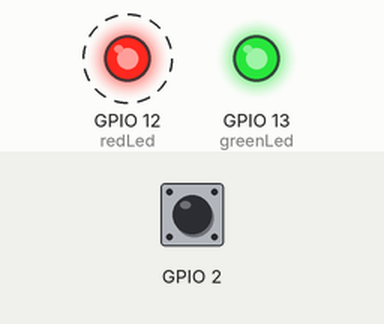
Simulated run of this sketch. Board: ESP8266 (NodeMCU). Shown: output pins drawn as LEDs (lit = HIGH). Dashed ring = blinking. The inputs (shaded band) are chosen by the test bench; at power-on: GPIO 2 HIGH. WiFi joins after 1.5 s; servers stay silent unless stated; EEPROM starts erased; what the sketch prints to the serial monitor is not drawn. At 4.3 s the program puts the board to deep sleep or switches it off; the recording ends there.

Above: at 0.9 s.
At 2.61 s:
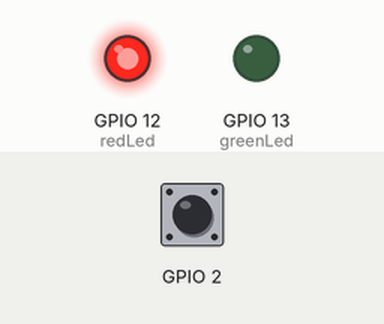
At 4.08 s:
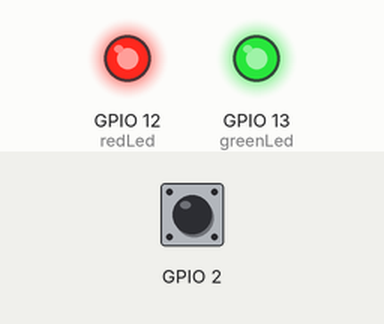
Timing chart, 0 to 4.3 s (numbered marks = the images above):
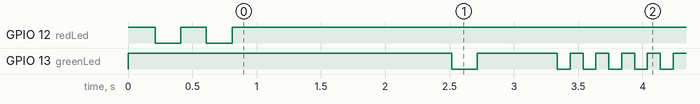

The sketch:

Switchcraft3000_RevJ_leds_.ino
```cpp
#include <DNSServer.h>

#include <ESP8266WiFi.h>
#include <ESP8266WiFiAP.h>
#include <ESP8266WiFiGeneric.h>
#include <ESP8266WiFiMulti.h>
#include <ESP8266WiFiScan.h>
#include <ESP8266WiFiSTA.h>
#include <ESP8266WiFiType.h>
#include <WiFiClient.h>
#include <WiFiClientSecure.h>
#include <WiFiServer.h>
#include <WiFiUdp.h>

#include <ESP8266mDNS.h>

#include <ESP8266WebServer.h>

#include <WiFiManager.h>

#include <EEPROM.h>

ADC_MODE(ADC_VCC);

char thingspeak_key[40] = "";
char thingspeak_field[5] = "";
unsigned long sleepTime = 0;  //Note: If timer runs out and no reset, it will consume a LOT of power
int redLed = 12;
int greenLed = 13;


String var = "10";
//const char* Tssid = "yourssid";
//const char* Tpassword = "yourpw";
const char* host =  "api.thingspeak.com"; //"btn-log.herokuapp.com";
//const char* privateKey = "yourkey";

bool shouldSaveConfig = false;
bool productionMode = false;

//default custom static IP
char static_ip[16] = "10.0.1.67";
char static_gw[16] = "10.0.1.1";
char static_sn[16] = "255.255.255.0";

void upldTngspk(String var, String keyString, String batLevel);

void configModeCallback (WiFiManager *myWiFiManager) {
  Serial.println("Entered config mode");
  Serial.println(WiFi.softAPIP());   //boots as AP

  Serial.println(myWiFiManager->getConfigPortalSSID());
}

void blinkLeds(int led, int blinkCount, float intervalSec){
  int counter=0;
  while(counter < blinkCount){
    digitalWrite(led, 0);
    delay(intervalSec*1000);
    digitalWrite(led, 1);
    delay(intervalSec*1000);
    counter+=1;
  }
}

void saveConfigCallback () {
  Serial.println("Should save config");
  shouldSaveConfig = true;


}


signed int setupDone = 0;

void setup() {
  pinMode(redLed, OUTPUT);
  pinMode(greenLed, OUTPUT);
  digitalWrite(redLed, 1);
  digitalWrite(greenLed, 1);


  Serial.begin(9600);  //debug
  EEPROM.begin(200);
  delay(10);
  Serial.println("start");     //debug


//  EEPROM.write(0, 0);
//    EEPROM.commit();   //CLEARING EEPROM WITHOUT NORMAL RESET BUTTON
//    delay(500);

//for (int i = 0 ; i < 200 ; i++) {
//    EEPROM.write(i, 0);
//  }
//  EEPROM.commit();
//  delay(500);

  setupDone = int(EEPROM.read(0));
  //Serial.println(setupDone);  //debug


  bool firstSetup = false;

  // if setup done and need to set up again
  pinMode(2, INPUT);
  delay(200);
 //pinMode(LED_BUILTIN, OUTPUT);

  bool runSetup = false;
  //Serial.println(digitalRead(2));   //debug
  if(digitalRead(2) == LOW) {
    delay(3000);
    if(digitalRead(2) == LOW) {
      runSetup = true;
    }
  }

  if(setupDone != 5 || runSetup) {  //SETUP LOOP
    Serial.println("in setup");
    blinkLeds(redLed, 2, 0.2);  //blink red led 2 x 0.2 sec
    firstSetup = true;
//    Serial.println("Reading EEPROM thingspeak key");
//  String savedKey = "";
//  for (int i = 1; i < 30; ++i)
//    {
//      savedKey += char(EEPROM.read(i));
//    }
//
//  Serial.print("Saved thingspeak key: ");
//  Serial.println(savedKey);


      //set static ip
    IPAddress _ip,_gw,_sn;
    _ip.fromString(static_ip);
    _gw.fromString(static_gw);
    _sn.fromString(static_sn);

//  WiFiClient  client;

    WiFiManagerParameter custom_thingspeak_key("thingspeak_key", "button id (no spaces)", thingspeak_key, 40);
    //WiFiManagerParameter custom_thingspeak_field("thingspeak_field", "thingspeak field #", thingspeak_field, 5);

    WiFiManager wifiManager;

    wifiManager.setSTAStaticIPConfig(_ip, _gw, _sn);

    wifiManager.setAPCallback(configModeCallback);
    wifiManager.setSaveConfigCallback(saveConfigCallback);

    wifiManager.resetSettings();

    wifiManager.addParameter(&custom_thingspeak_key);
    //wifiManager.addParameter(&custom_thingspeak_field);

    wifiManager.autoConnect("NewButton", "password");

    if (!wifiManager.autoConnect("NewButton", "password")) {
      Serial.println("failed to connect and hit timeout..maybe.");
      delay(3000);
      //reset and try again, or maybe put it to deep sleep
      ESP.reset();
      delay(5000);
    }
    strcpy(thingspeak_key, custom_thingspeak_key.getValue());
    //strcpy(thingspeak_field, custom_thingspeak_field.getValue());
    Serial.println("before save config and shouldsave =");
    Serial.println(shouldSaveConfig);

    if(shouldSaveConfig) {

      //writing channel key to eeprom
      //String fieldString(thingspeak_field);
      String keyString(thingspeak_key);
      if (thingspeak_key != "") {
        Serial.println("clearing eeprom");
        for (int i = 1; i < 200; i++) { EEPROM.write(i, 0); }
        Serial.println(keyString);

        Serial.println("writing eeprom thingspeak key:");
        for (int i = 1; i <= keyString.length(); i++)
          {
            EEPROM.write(i, keyString[i-1]);
            Serial.print("Wrote: ");
            Serial.println(keyString[i-1]);
          }
  //      for (int i = 50; i < (52+fieldString.length()); i++)
  //      {
  //          EEPROM.write(i, fieldString[i-50]);
  //          Serial.print("Wrote: ");
  //          Serial.println(fieldString[i-50]);
  //      }

        //content = "{\"Success\":\"saved to eeprom... reset to boot into new wifi\"}";
        //statusCode = 200;
        Serial.println("success");  //debug
      } else {
        //content = "{\"Error\":\"404 not found\"}";
        //statusCode = 404;
        Serial.println("Sending 404");
      }


      EEPROM.write(0, 5 );
      EEPROM.commit();

      delay(1500);
      ESP.reset();
      delay(5000);
    }

  }  //ENDIF SETUP NEEDED

  blinkLeds(greenLed, 1, 0.2);  //blink green led 1 * 0.2 sec

  Serial.println("Reading EEPROM thingspeak key");
  String savedKey = "";
  for (int i = 1; i < 30; i++)
    {
      savedKey += char(EEPROM.read(i));
    }
//  String savedField = "";
//    for (int i = 50; i < 60; i++)
//    {
//      savedField += char(EEPROM.read(i));
//    }

/*
  WiFi.begin("AndroidAP", "2350qqqq");
  while (WiFi.status() != WL_CONNECTED) {
    delay(500);
    Serial.print(".");
  }
*/


  Serial.println("connected...");
  productionMode = true;

   if(firstSetup) {
    var = "0";   //initial ping is 0 value
  }

  String batteryLevel = String(ESP.getVcc());
  delay(200);
  upldTngspk(var, savedKey, batteryLevel);

  ESP.deepSleep(sleepTime,WAKE_RF_DEFAULT);
  delay(1000);
}

void loop() {
  if(digitalRead(2) == LOW) {
    Serial.println(digitalRead(2) == LOW);
    delay(3900);
    if(digitalRead(2) == LOW) {
       EEPROM.write(0, 0);
       EEPROM.commit();
       delay(1000);
       ESP.reset();
    }
  }


//  ThingSpeak.writeField(chid, 1, "Test1", "yourkey");
//  delay(20000); // ThingSpeak will only accept updates every 15 seconds.
//   upldTngspk(var);
  // put your main code here, to run repeatedly:
//  if(productionMode) {
//    digitalWrite(LED_BUILTIN, LOW);   // Turn the LED on (Note that LOW is the voltage level                            // it is acive low on the ESP-01)
//    delay(1000);                      // Wait for a second
//    digitalWrite(LED_BUILTIN, HIGH);  // Turn the LED off by making the voltage HIGH
//    delay(2000);
//  }
}

void upldTngspk(String var, String keyString, String batLevel) {
  //delay(5000);
//  ++value;
  char bat[10];
  batLevel.toCharArray(bat, 10);
  char key[30];
  keyString.toCharArray(key, 30);
//  char field[5];
//  fieldString.toCharArray(field, 5);

  Serial.print("connecting to ");
  Serial.println(host);
  // Use WiFiClient class to create TCP connections
  WiFiClient client;
  const int httpPort = 80;
  if (!client.connect(host, httpPort)) {
    Serial.println("connection failed");
    return;
  }
  // We now create a URI for the request
//  String url = "/api/toggl/";  //heroku
  String url ="";            //thingspeak

  url += "/update?api_key=";  //thingspeak
  url += key;               //thingspeak
  url += "&field1";            //thingspeak
  //url += field;            //thingspeak
  url += "=";             //thingspeak
  url += bat;               //thingspeak


//  url += key;   //heroku
//  url += "/";   //heroku
//  url += bat;   //heroku

  Serial.print("Requesting URL: ");
  Serial.println(url);
  // This will send the request to the server
  client.print(String("GET ") + url + " HTTP/1.1\r\n" +
               "Host: " + host + "\r\n" +
               "Connection: close\r\n\r\n");
  delay(10);
  blinkLeds(greenLed, 5, 0.1);
  // Read all the lines of the reply from server and print them to Serial
//  while(client.available()){
//    String line = client.readStringUntil('\r');
//    Serial.print(line);
//  }
  Serial.println();
  Serial.println("sent value");
}
```

Measured:
- by itself, GPIO 12 (redLed): alternates HIGH for 0.21 s and LOW for 0.20 s, 5 changes in all, then stays HIGH
- by itself, GPIO 13 (greenLed): goes HIGH 2.5 s, LOW 0.20 s, HIGH 0.62 s, 4 × (LOW 0.10 s, HIGH 0.10 s), LOW 0.10 s, then HIGH
